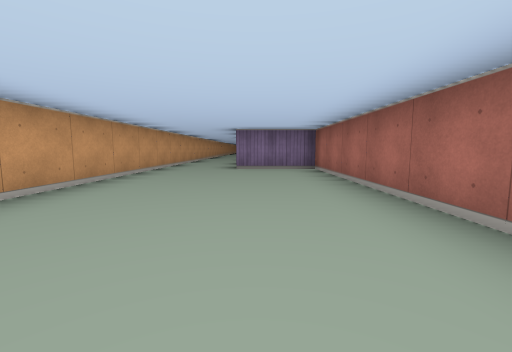
[1] (above)

24 first-person views from a walk through a cub3D ray-caster map. The camera is about half as high as the walls, tilts 6° down and sees 90° across. The floor is counted in squares. Each view is taken from the middle of a square. On the plan, view 1 faces up. The plan holds only what a view shows up to about 9 squares ahead; the rest is blank.

[2]
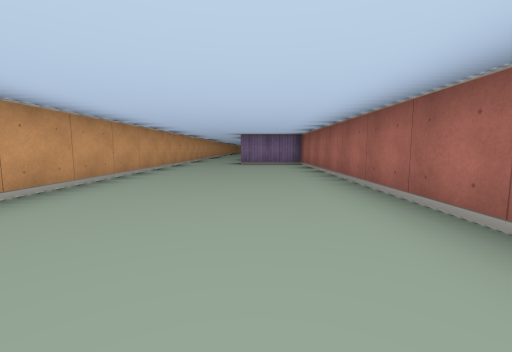

[3]
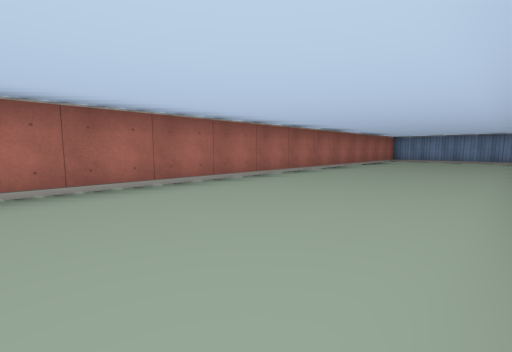

[4]
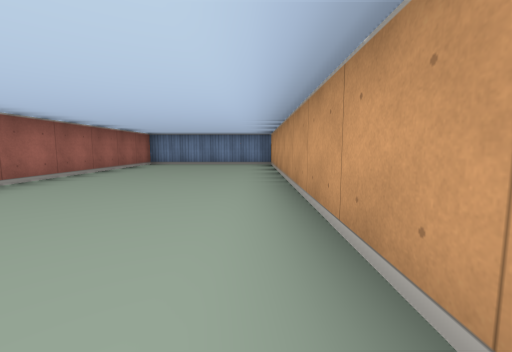

[5]
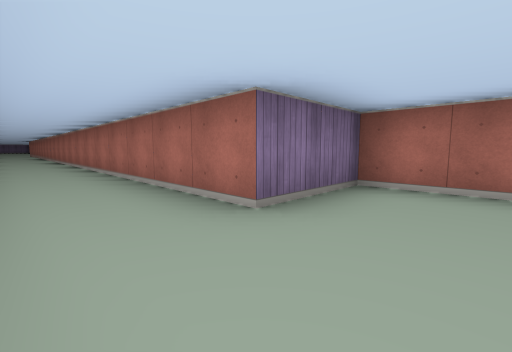

[6]
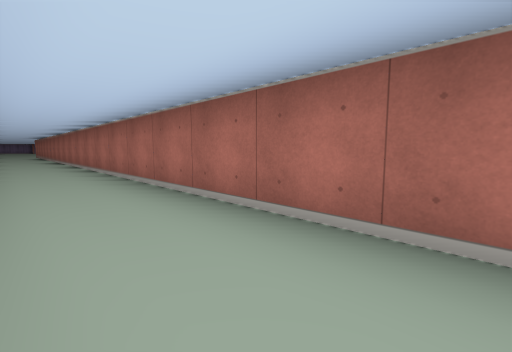

[7]
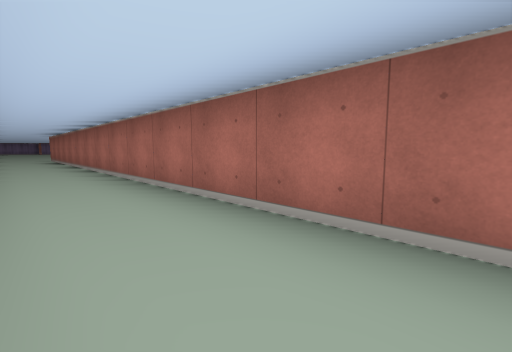

[8]
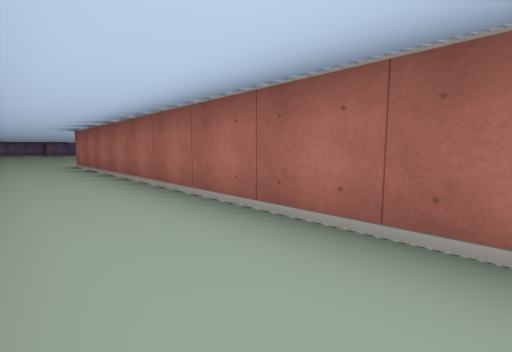

[9]
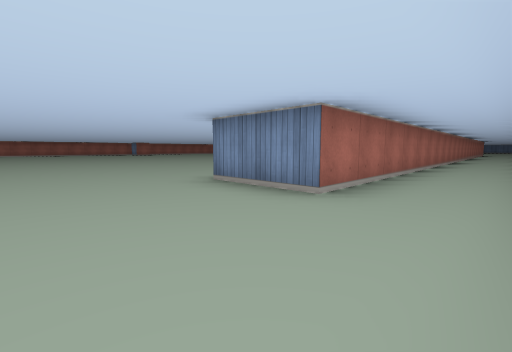

[10]
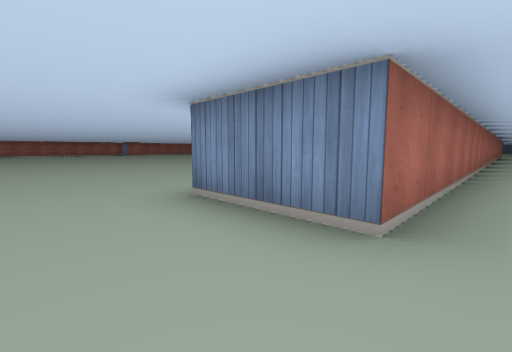

[11]
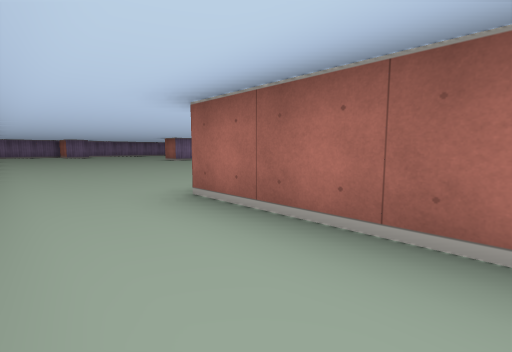

[12]
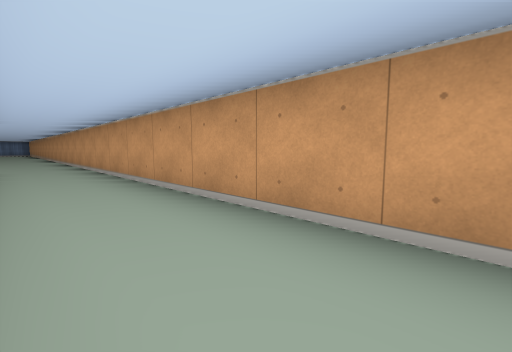

[13]
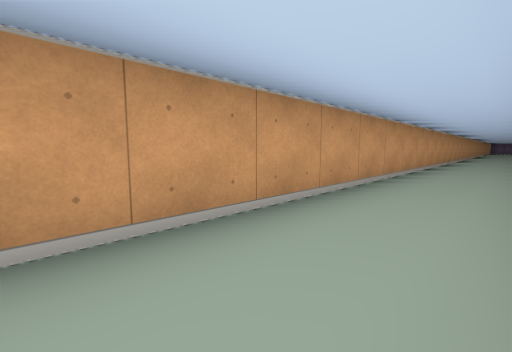

[14]
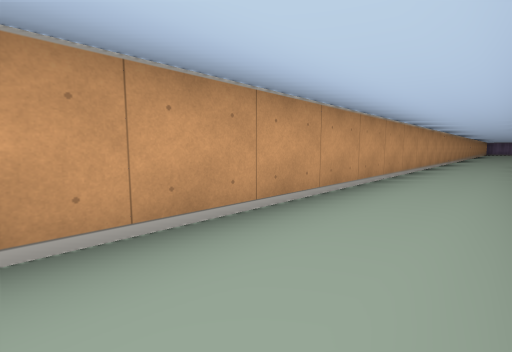

[15]
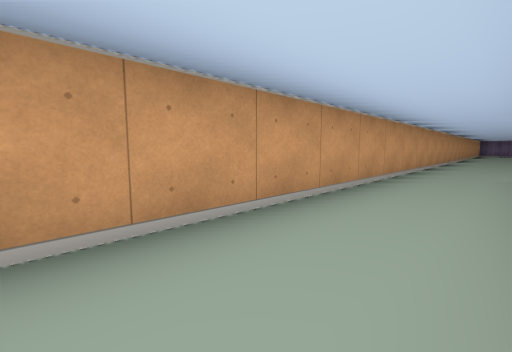

[16]
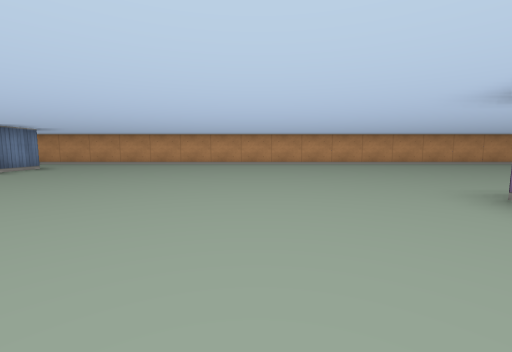

[17]
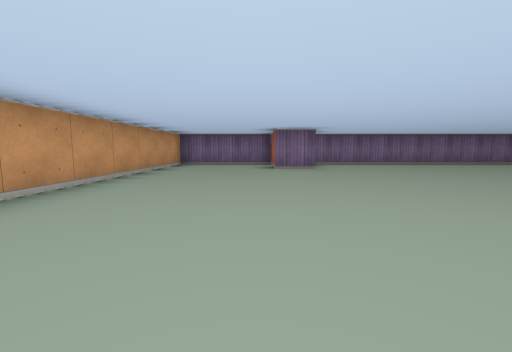

[18]
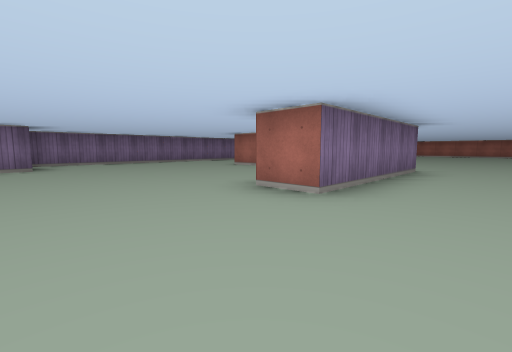

[19]
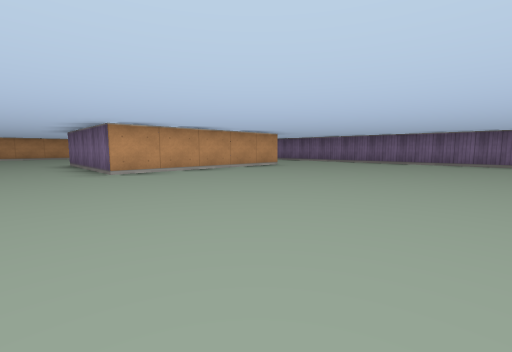

[20]
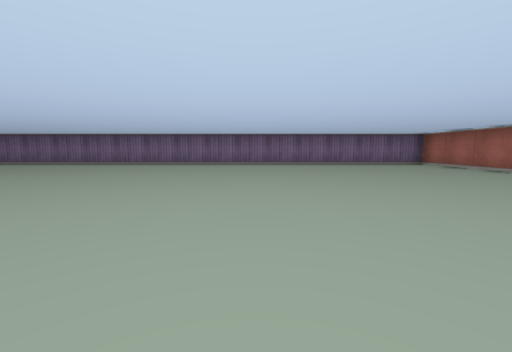

[21]
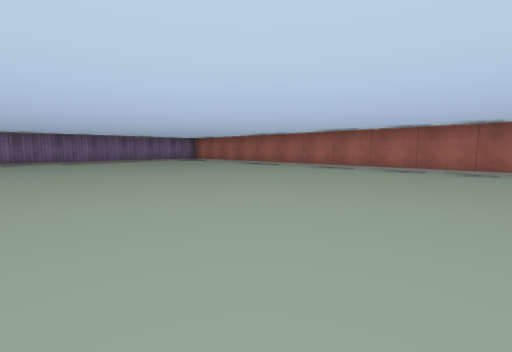

[22]
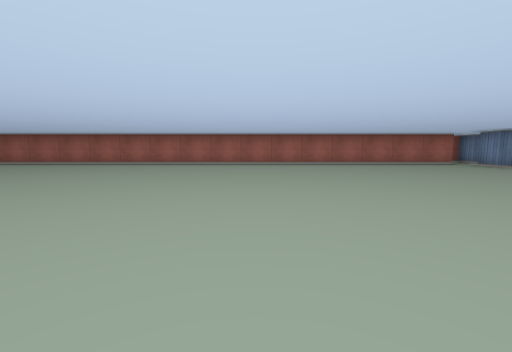

[23]
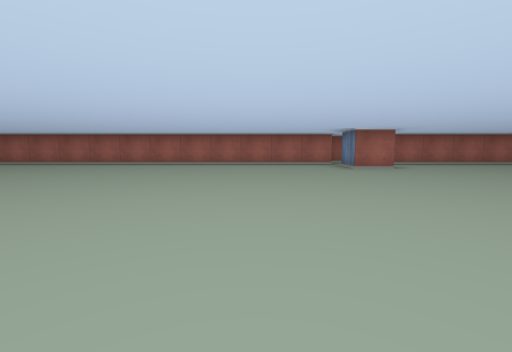

[24]
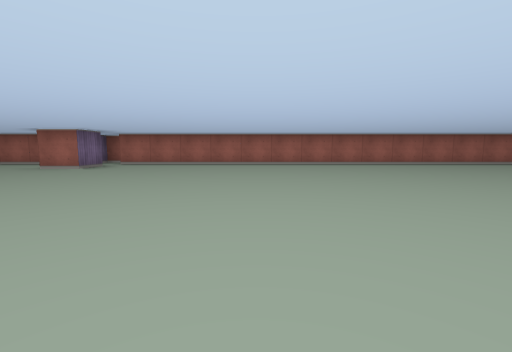

### Floor plan
Points are (right, up) in squares from view 1. A wall is a line through its corners. A room is listed if a view was taken in it or the views show most of it. See-through windows are left out.
Room 1 (views 1, 2, 3, 4, 5, 6, 7, 8, 11, 12, 13, 14, 15)
walls: (-2.5, -1.4) (-2.5, -9.5) (1.5, -9.5) (1.5, 6.5) (-0.5, 6.5) (-0.5, 28.5); (-2.5, 29.6) (-2.5, 0.4)
ways out: opening at (-1.5, 28.5) to room 2
Room 2 (views 9, 10, 16, 17, 18, 19, 20, 21, 22, 23, 24)
walls: (19.5, 22.5) (18.5, 22.5) (18.5, 23.5) (19.5, 23.5); (20.5, 23.4) (20.5, 44.5) (1.6, 44.5); (-0.5, 28.5) (1.5, 28.5); (6.5, 40.5) (6.5, 41.5); (7.5, 41.5) (7.5, 36.5) (3.5, 36.5) (3.5, 37.5); (1.6, 42.5) (0.5, 42.5) (0.5, 44.5) (-2.5, 44.5) (-2.5, 29.6); (20.5, 9.5) (20.5, 22.5) (21.1, 22.5)
ways out: opening at (-1.5, 28.5) to room 1

Where each view was taken, in squares from view 1:
view 1: 0 up, 0 right, facing up
view 2: 2 down, 0 right, facing up
view 3: 2 up, 2 left, facing down-right
view 4: 1 down, 2 left, facing down
view 5: 5 up, 2 left, facing up-right
view 6: 9 up, 2 left, facing up-right
view 7: 15 up, 2 left, facing up-right
view 8: 20 up, 2 left, facing up-right
view 9: 31 up, 2 left, facing down-right
view 10: 30 up, 1 left, facing down-right
view 11: 26 up, 2 left, facing up-right
view 12: 14 up, 1 left, facing down-left
view 13: 12 up, 1 left, facing up-left
view 14: 17 up, 1 left, facing up-left
view 15: 23 up, 1 left, facing up-left
view 16: 34 up, 6 right, facing left
view 17: 36 up, 0 right, facing up
view 18: 35 up, 1 right, facing up-right
view 19: 35 up, 13 right, facing up-left
view 20: 36 up, 15 right, facing up
view 21: 34 up, 14 right, facing up-right
view 22: 30 up, 12 right, facing right
view 23: 26 up, 12 right, facing right
view 24: 18 up, 12 right, facing right
